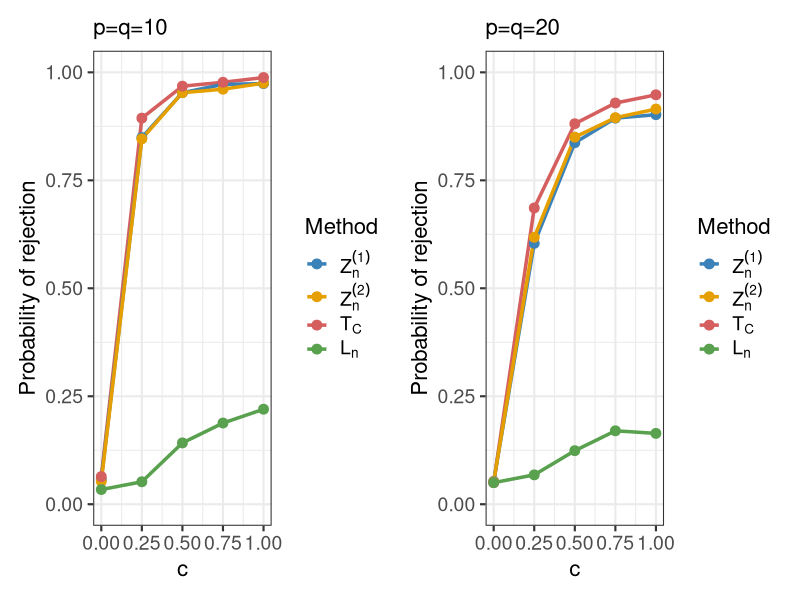
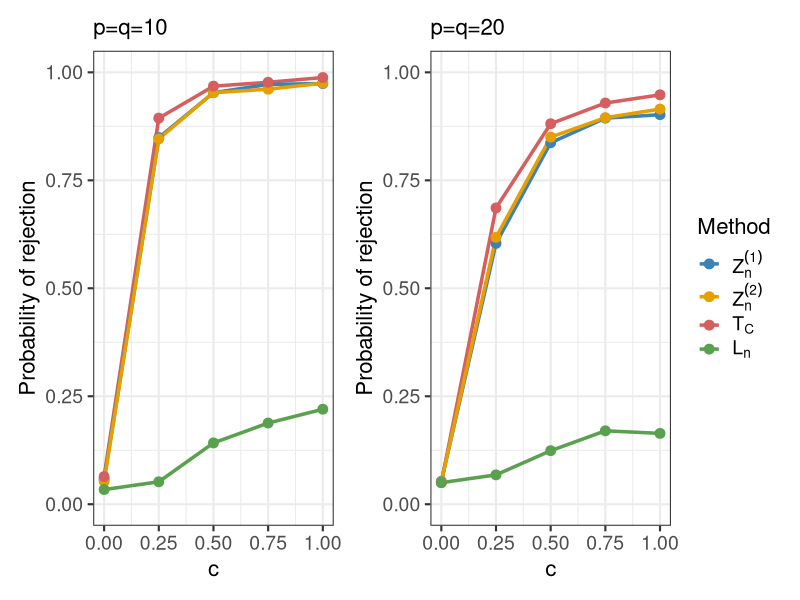

These figures' R source, in order:
library(ggplot2)
library(patchwork)

df <- data.frame(
  c = rep(c(0, 0.25, 0.5, 0.75, 1), times = 8),
  value = c(
    # n=800, d=s=10：Z1, Z2, CCT, Ln
    0.058, 0.849, 0.953, 0.972, 0.974,
    0.053, 0.846, 0.953, 0.961, 0.975,
    0.064, 0.894, 0.968, 0.977, 0.988,
    0.034, 0.052, 0.142, 0.188, 0.220,
    
    # n=800, d=s=20：Z1, Z2, CCT, Ln
    0.053, 0.604, 0.837, 0.894, 0.902,
    0.052, 0.618, 0.850, 0.895, 0.915,
    0.050, 0.686, 0.881, 0.929, 0.948,
    0.050, 0.068, 0.124, 0.170, 0.164
  ),
  Method = rep(c("Z1", "Z2", "Tc", "Ln"), each = 5, times = 2),
  scenario = rep(c("d10", "d20"), each = 20)
)

# ==============================
# 字体大小参数
# ==============================
base_size        <- 16  # theme_bw 的基础字体大小
title_size       <- 16  # 子图标题字体大小
axis_title_size  <- 16  # 横纵坐标标题字体大小
axis_text_size   <- 14  # 坐标轴刻度字体大小
legend_text_size <- 14  # 图例文字字体大小
legend_title_size <- 16 # 图例标题字体大小


# my_cols <- c(
#   "Z1" = "#00BFC4",
#   "Z2" = "#E69F00",
#   "Tc" = "#F8766D"
# )

my_cols <- c(
  "Z1" = "#3B82B8",
  "Z2" = "#E69F00",
  "Tc" = "#D55E5E",
  "Ln" = "#59A14F"
)



# ==============================
# d=10 图
# ==============================
p1 <- ggplot(subset(df, scenario == "d10"),
             aes(x = c, y = value, color = Method)) +
  geom_line(linewidth = 1.2) +
  geom_point(size = 3) +
  scale_color_manual(
    values = my_cols,
    breaks = c("Z1", "Z2", "Tc", "Ln"),
    labels = c(
      expression(Z[n]^{(1)}),
      expression(Z[n]^{(2)}),
      expression(T[C]),
      expression(L[n])
    )
  ) +
  # geom_hline(yintercept = 0.05, linetype = "dashed") +
  scale_x_continuous(breaks = c(0, 0.25, 0.5, 0.75, 1)) +
  scale_y_continuous(limits = c(0, 1)) +
  labs(
    x = "c",   
    y = "Probability of rejection",
    title = "p=q=10"
  ) +
  theme_bw(base_size = base_size) +
  theme(
    plot.title   = element_text(size = title_size),        # 子图标题
    axis.title   = element_text(size = axis_title_size),   # 横纵坐标标题
    axis.text    = element_text(size = axis_text_size),    # 坐标轴刻度
    legend.text  = element_text(size = legend_text_size),  # 图例文字
    legend.title = element_text(size = legend_title_size)  # 图例标题
    # panel.grid = element_blank()   # 去掉网格线
    
  )

# ==============================
# d=20 图
# ==============================
p2 <- ggplot(subset(df, scenario == "d20"),
             aes(x = c, y = value, color = Method)) +
  geom_line(linewidth = 1.2) +
  geom_point(size = 3) +
  scale_color_manual(
    values = my_cols,
    breaks = c("Z1", "Z2", "Tc", "Ln"),
    labels = c(
      expression(Z[n]^{(1)}),
      expression(Z[n]^{(2)}),
      expression(T[C]),
      expression(L[n])
    )
  ) +
  # geom_hline(yintercept = 0.05, linetype = "dashed") +
  scale_x_continuous(breaks = c(0, 0.25, 0.5, 0.75, 1)) +
  scale_y_continuous(limits = c(0, 1)) +
  labs(
    x = "c",
    y = "Probability of rejection",
    title = "p=q=20"
  ) +
  theme_bw(base_size = base_size) +
  theme(
    plot.title   = element_text(size = title_size),        # 子图标题
    axis.title   = element_text(size = axis_title_size),   # 横纵坐标标题
    axis.text    = element_text(size = axis_text_size),    # 坐标轴刻度
    legend.text  = element_text(size = legend_text_size),  # 图例文字
    legend.title = element_text(size = legend_title_size)  # 图例标题
    # panel.grid = element_blank()   # 去掉网格线
    
  )

# ==============================
# 拼接（横向）
# ==============================
p1 + p2


setwd("plot/cos(2t_val)/")
# 
p_final <- (p1 + p2) + plot_layout(guides = "collect")
# 
ggsave(
  filename = "power_plot_cos(2t_val).pdf",
  plot = p_final,
  width = 12,
  height = 5,
  units = "in",
  device = cairo_pdf   # 字体更清晰
)
